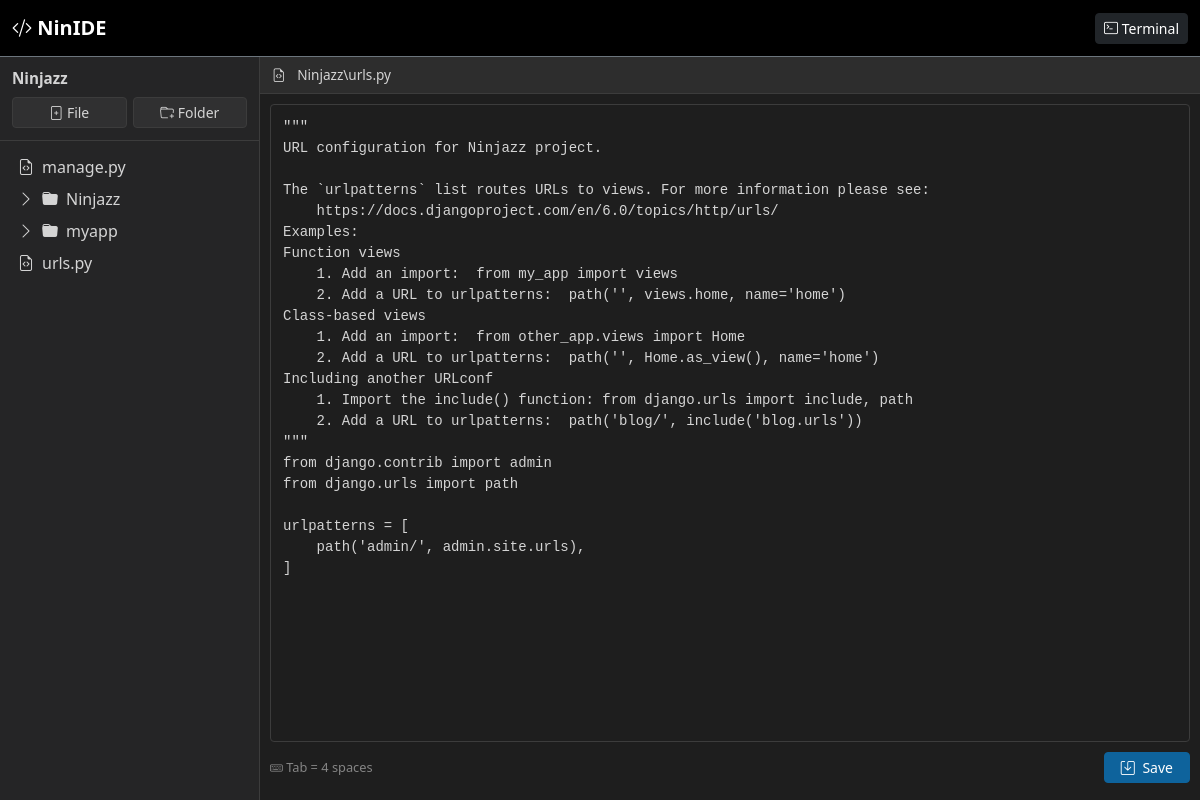
/file/218/, run on the app's committed database.
### editor/models.py (models this page shows)
class Project(models.Model):
    name = models.CharField(max_length=50)
    password = models.CharField(max_length=255)
    created_at = models.DateTimeField(auto_now_add=True)

class File(models.Model):
    project = models.ForeignKey(
        Project,
        on_delete=models.CASCADE
    )
    name = models.CharField(max_length=255)
    path = models.CharField(max_length=255)
    content = models.TextField(blank=True)
    is_directory = models.BooleanField(default=False)

### editor/views.py (the view)
def open_file(request, file_id):
    file = get_object_or_404(
        File,
        id=file_id,
        is_directory=False
    )
    project = file.project
    tree = build_file_tree(project)
    return render(
        request,
        "editor.html",
        {
            "project": project,
            "tree": tree,
            "selected_file": file,
        }
    )

### editor/templates/editor.html (shortened to what this page needs)
{% extends "base.html" %}
{% block css %}
{% load static %} <link rel="stylesheet" href="{% static 'editor/editor.css' %}">
{% endblock %}
{% block navbar_actions %} <a href="{% url 'terminal' project.id %}" class="btn btn-dark btn-sm"> <i class="bi bi-terminal"></i> <span class="d-none d-sm-inline">Terminal</span> </a>
{% endblock %}
{% block content %}
<div class="ide-layout">
<aside
    class="file-sidebar offcanvas-lg offcanvas-start"
    tabindex="-1"
    id="fileSidebar"
    aria-labelledby="fileSidebarLabel"
>
    <div class="sidebar-header">
        <div class="d-flex align-items-center justify-content-between">
            <div class="min-width-0">
                <h5
                    id="fileSidebarLabel"
                    class="project-name mb-0"
                    title="{{ project.name }}"
                >
                    {{ project.name }}
                </h5>
            </div>
        </div>
        <div class="sidebar-actions">
            <button
                class="btn btn-outline-secondary btn-sm"
                data-bs-toggle="modal"
                data-bs-target="#createFileModal"
                title="Create file"
            >
                <i class="bi bi-file-plus"></i>
                <span>File</span>
            </button>
            <button
                class="btn btn-outline-secondary btn-sm"
                data-bs-toggle="modal"
                data-bs-target="#createFolderModal"
                title="Create folder"
            >
                <i class="bi bi-folder-plus"></i>
                <span>Folder</span>
            </button>
        </div>
    </div>
    <div class="file-tree">
        {% if tree %}
            {% include "editor/tree.html" with tree=tree %}
        {% else %}
            <p class="text-muted small px-2">
                No files.
            </p>
        {% endif %}
    </div>
</aside>
<section class="editor-area">
    <div class="editor-toolbar">
        <div class="file-title min-width-0">
            {% if selected_file %}
                <i class="bi bi-file-earmark-code me-2"></i>
                <span
                    title="{{ selected_file.path }}"
                >
                    {{ selected_file.path }}
                </span>
            {% else %}
                <span class="text-muted">
                    <i class="bi bi-file-earmark me-2"></i>
                    Select a file
                </span>
            {% endif %}
        </div>
    </div>
    {% if selected_file %}
        <form
            method="POST"
            action="{% url 'save_file' selected_file.id %}"
            class="editor-form"
        >
            <textarea
                id="editor"
                name="content"
                spellcheck="false"
                autocomplete="off"
                autocorrect="off"
                autocapitalize="off"
            >{{ selected_file.content }}</textarea>
            <div class="editor-footer">
                <span class="editor-hint">
                    <i class="bi bi-keyboard"></i>
                    Tab = 4 spaces
                </span>
                <button
                    type="submit"
                    class="btn btn-success btn-sm px-3"
                >
                    <i class="bi bi-save me-1"></i>
                    Save
                </button>
            </div>
        </form>
    {% endif %}
</section>
</div>
{% endblock %}

### editor/templates/editor/tree.html (shortened to what this page needs)
{% for item in tree %}
    {% if item.is_directory %}
        <div class="folder" data-path="{{ item.name }}">
            <div
                class="folder-header d-flex align-items-center gap-2 px-2 py-1 rounded"
            >
                <i class="bi bi-chevron-right folder-arrow"></i>
                <i class="bi bi-folder-fill"></i>
                <span>{{ item.name }}</span>
            </div>
        </div>
    {% else %}
        <a
            href="{% url 'open_file' item.file.id %}"
            class="file-item d-flex align-items-center gap-2 px-2 py-1 rounded text-decoration-none"
        >
            <i class="bi bi-file-earmark-code"></i>
            <span>{{ item.name }}</span>
        </a>
    {% endif %}
{% endfor %}

### editor/static/editor/editor.css (style rules this page uses)
html, body { height: 100%; margin: 0; }
.ide-layout { display: flex; flex-direction: column; height: calc(100vh - 56px); overflow: hidden; }
.editor-area { flex: 1; display: flex; flex-direction: column; min-height: 0; }
.editor-form { flex: 1; display: flex; flex-direction: column; min-height: 0; }
#editor { width: 100%; flex: 1; min-height: 350px; resize: vertical; font-family: monospace; font-size: 14px; line-height: 1.5; padding: 12px; border: 1px solid #dee2e6; border-radius: 4px; box-sizing: border-box; }
.editor-footer { display: flex; justify-content: space-between; align-items: center; padding: 8px 0; }

### editor/templates/editor.html (style rules this page uses)
:root { --ide-bg: #1e1e1e; --ide-sidebar-bg: #252526; --ide-toolbar-bg: #2d2d2d; --ide-border: #3c3c3c; --ide-text: #d4d4d4; --ide-muted: #858585; --ide-accent: #0e639c; --ide-accent-hover: #1177bb; }
html, body { height: 100%; margin: 0; background-color: var(--ide-bg); color: var(--ide-text); }
.ide-layout { display: flex !important; flex-direction: row !important; height: calc(100vh - 56px); overflow: hidden; background-color: var(--ide-bg); }
@media (min-width: 992px) { .file-sidebar.offcanvas-lg { flex: 0 0 260px !important; width: 260px !important; height: 100% !important; overflow-y: auto; } }
.editor-area { flex: 1 1 0; min-width: 0; height: 100%; }
.file-sidebar.offcanvas-lg { max-width: 280px !important; background-color: var(--ide-sidebar-bg) !important; border-right: 1px solid var(--ide-border); color: var(--ide-text); }
.sidebar-header { padding: 12px; border-bottom: 1px solid var(--ide-border); }
.project-name { color: var(--ide-text); font-weight: 600; font-size: 0.95rem; }
.sidebar-actions { display: flex; gap: 6px; margin-top: 10px; }
.sidebar-actions .btn { flex: 1; border-color: var(--ide-border); color: var(--ide-text); background: rgba(255, 255, 255, 0.05); }
.file-tree { padding: 10px; overflow-y: auto; }
.file-tree a, .file-tree .folder-header { color: var(--ide-text) !important; text-decoration: none; padding: 4px 6px; border-radius: 4px; display: flex; align-items: center; gap: 6px; }
.editor-area { flex: 1; display: flex; flex-direction: column; min-width: 0; background-color: var(--ide-bg); }
.editor-toolbar { background-color: var(--ide-toolbar-bg); border-bottom: 1px solid var(--ide-border); padding: 8px 12px; color: var(--ide-text); font-size: 0.85rem; }
.editor-form { flex: 1; display: flex; flex-direction: column; min-height: 0; padding: 10px; }
#editor { width: 100%; flex: 1; min-height: 0; background-color: #1e1e1e; color: #d4d4d4; border: 1px solid var(--ide-border); border-radius: 4px; padding: 12px; font-family: 'Consolas', 'Fira Code', 'Courier New', monospace; font-size: 14px; line-height: 1.5; outline: none; resize: none; tab-size: 4; }
.editor-footer { display: flex; justify-content: space-between; align-items: center; padding-top: 10px; color: var(--ide-muted); font-size: 0.8rem; }
.editor-footer .btn-success { background-color: var(--ide-accent); border-color: var(--ide-accent); }

### data on the page
Project: name "Ninjazz"
File: name "manage.py"
File: name "Ninjazz"
File: name "myapp"
File: name "urls.py"
File: path "Ninjazz\\urls.py", content "\"\"\" URL configuration for Ninjazz project. The `urlpatterns` list routes URLs to views. For more information please see: https://docs.djangoproject.com/en/6.0/topics/http/urls/ Examples: Function views 1. Add an import: from my_app import views 2. Add a URL to urlpatterns: path('', views.home, name='home') Class-based views 1. Add an import: from other_app.views import Home 2. Add a URL to urlpatterns: path('', Home.as_view(), name='home') Including another URLconf 1. Import the include() function: from django.urls import include, path 2. Add a URL to urlpatterns: path('blog/', include('blog.urls')) \"\"\" from django.contrib import admin from django.urls import path urlpatterns = […"
